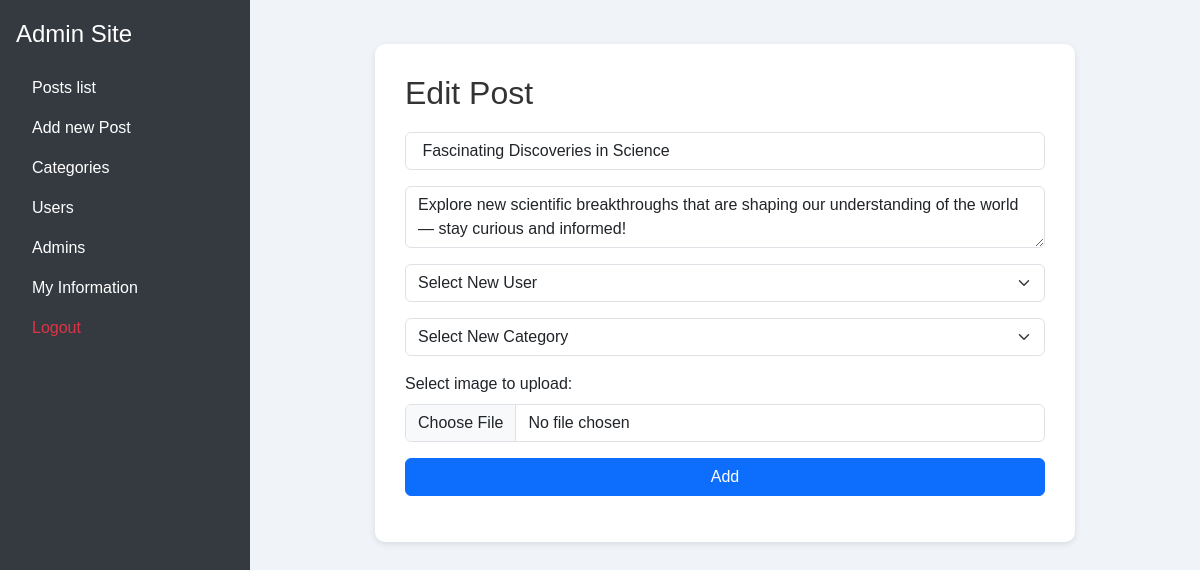
/admin/admin_editpost.php?id=1 (signed in), run on the app's committed database.
### tables this page shows
CREATE TABLE `post` (
  `id` int(11) NOT NULL,
  `user_id` int(11) DEFAULT NULL,
  `category_id` int(11) DEFAULT NULL,
  `title` varchar(255) DEFAULT NULL,
  `content` text DEFAULT NULL,
  `image` varchar(255) DEFAULT NULL,
  `date` datetime DEFAULT NULL
);

### admin/admin_editpost.php (called while the page is built, shortened)
<?php require "../users/login/check_admin.php";
include '../includes/DatabaseConnection.php';
include '../includes/DatabaseFunctions.php';
    try{
        $post_image = null;
    if(isset($_POST['title']) && isset($_POST['id'])){
        updatePost($pdo, $_POST['id'], $_POST['title'], $_POST['content'], $post_image, $_POST['categories'], $_POST['users']);
        header('location: admin_posts.php');
    }else{
        $post = getPost($pdo, $_GET['id']);
        include 'templates/admin_editpost.html.php';
    }
}catch(PDOException $e){
    $title = 'error has occured';
    $output = 'Error editing joke: ' . $e->getMessage();
}
include 'templates/admin_layout.html.php';

### includes/DatabaseFunctions.php (called while the page is built, shortened)
<?php
function query($pdo, $sql, $parameters = []) {
    $query = $pdo->prepare($sql);
    $query->execute($parameters);
    return $query;
}
function getPost($pdo, $id){
    $parameters = [':id' => $id];
    $query = query($pdo, 'SELECT * FROM post WHERE id = :id', $parameters);
    return $query->fetch();
}
?>

### admin/templates/admin_editpost.html.php (the view, shortened to what this page needs)
<head>
    <link href="https://cdn.jsdelivr.net/npm/bootstrap@5.3.2/dist/css/bootstrap.min.css" rel="stylesheet">
</head>
<body>
<div>
    <div class="content flex-grow-1 p-4">
        <div class="form-container">
            <h2>Edit Post</h2>
            <form method="post" action="admin_editpost.php" enctype="multipart/form-data">
                <div class="mb-3">
                    <input type="text" name="title" class="form-control" placeholder="Title" value="<?= htmlspecialchars($post['title'], ENT_QUOTES, 'UTF-8') ?>" required>
                </div>
                <div class="mb-3">
                    <textarea name="content" class="form-control" placeholder="Content" required><?= htmlspecialchars($post['content'], ENT_QUOTES, 'UTF-8') ?></textarea>
                </div>
                <div class="mb-3">
                    <select name="users" class="form-select" required>
                        <option value="<?= htmlspecialchars($post['user_id'], ENT_QUOTES, 'UTF-8') ?>">Select New User</option>
                    </select>
                </div>
                <div class="mb-3">
                    <select name="categories" class="form-select" required>
                        <option value="<?=htmlspecialchars($post['category_id'])?>">Select New Category</option>
                    </select>
                </div>
                <div class="mb-3">
                    <label for="image" class="form-label">Select image to upload:</label>
                    <input type="file" name="image" id="image" class="form-control" accept="image/*">
                </div>
                <button type="submit" name="submit" class="btn btn-primary w-100">Add</button>
            </form>
        </div>
    </div>
</div>
</body>

### admin/templates/admin_layout.html.php (style rules this page uses)
body { min-height: 100vh; display: flex; }
.content { flex-grow: 1; padding: 20px; }

### admin/templates/admin_editpost.html.php (style rules this page uses)
body { font-family: Arial, sans-serif; background-color: #f0f4f8; margin: 0; display: flex; min-height: 100vh; }
.form-container { background: white; padding: 30px; border-radius: 10px; box-shadow: 0 2px 6px rgba(0,0,0,0.1); max-width: 700px; margin: auto; }
.form-container h2 { margin-bottom: 20px; color: #333; }
.form-container input, .form-container textarea, .form-container select { width: 100%; }

### data on the page
post: title "Fascinating Discoveries in Science", content "Explore new scientific breakthroughs that are shaping our understanding of the world — stay curious and informed!"
